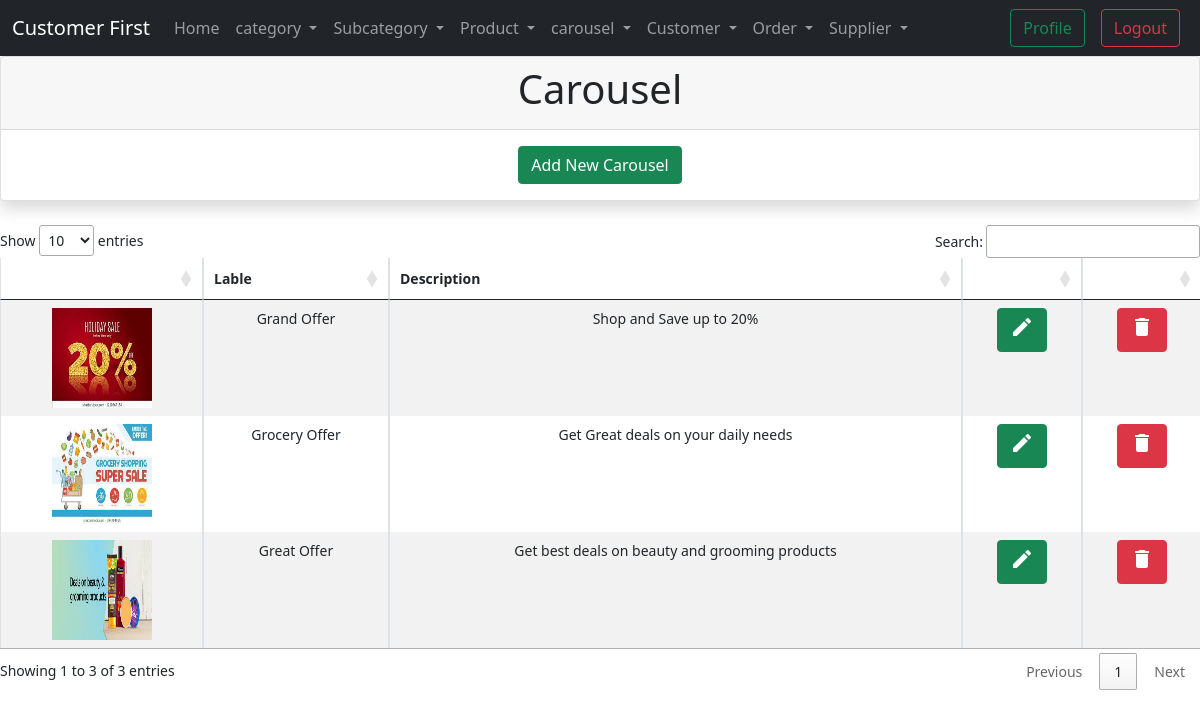
The page /admin/carousel.php (signed in) on the database its author committed.
### tables this page shows
CREATE TABLE carousel (
  id int(11) NOT NULL,
  clable varchar(150) NOT NULL,
  cdisc varchar(250) NOT NULL,
  image varchar(150) NOT NULL
);

### admin/carousel.php (the view, shortened to what this page needs)
<?php
require("common/database.php");
$query = "SELECT * FROM `carousel`";
$carousel = mysqli_query($con, $query);
$carousel = mysqli_fetch_all($carousel, MYSQLI_ASSOC);
?>
<!DOCTYPE html>
<html lang="en">
<head>
    <link href="https://cdn.jsdelivr.net/npm/bootstrap@5.0.0-beta2/dist/css/bootstrap.min.css" rel="stylesheet">
    <link rel="stylesheet" type="text/css" href="https://cdn.datatables.net/1.10.24/css/jquery.dataTables.css">
</head>
<body>
    <?php require("common/navbar.php"); ?>
    <div class="text-center small">
        <div class="card mb-4 shadow">
            <div class="card-header">
                <h1>Carousel</h1>
            </div>
            <div class="card-body">
                <button type="button" class="btn btn-success" data-bs-toggle="modal" data-bs-target="#addcarousel">
                    Add New Carousel
                </button>
            </div>
        </div>
        <div class="table-responsive">
            <table id="carouseltable" class="table table-striped table-hover table-bordered text-wrap">
                <thead>
                    <tr>
                        <th scope="col"></th>
                        <th scope="col">Lable</th>
                        <th scope="col">Description</th>
                        <th scope="col"></th>
                        <th scope="col"></th>
                    </tr>
                </thead>
                <tbody>
                    <?php
                    foreach ($carousel as $ca) {
                        $clable = $ca['clable'];
                        $cdisc = $ca["cdisc"];
                        $id = $ca['id'];
                        $image = $ca['image'];
                        echo
                        '<tr>
                        <td style="display: none">' . $id . '</td>
                        <td><img src="../images/carousel/' . $image . '" alt="..." height="100px" width="100px"></td>
                        <td>' . $clable . '</td>
                        <td>' . $cdisc . '</td>
                        <td><button type="button" class="btn btn-success" onclick="editcarousel(this)" data-bs-toggle="modal" data-bs-target="#editcarousel"><span class="material-icons">edit</span></button></td>
                        <td><button type="button" class="btn btn-danger" onclick="deletecarousel(this)" data-bs-toggle="modal" data-bs-target="#deletecarousel"><span class="material-icons">delete</span></button></td>
                    </tr>';
                    }
                    ?>
                </tbody>
            </table>
        </div>
    </div>
</body>
</html>

### admin/common/navbar.php (shortened to what this page needs)
<nav class="navbar navbar-expand-lg navbar-dark bg-dark sticky-top">
    <div class="container-fluid">
        <a class="navbar-brand" href="index.php">Customer First</a>
        <div class="collapse navbar-collapse" id="navbarSupportedContent">
            <ul class="navbar-nav me-auto mb-2 mb-lg-0">
                <li class="nav-item">
                    <a class="nav-link" aria-current="page" href="index.php">Home</a>
                </li>
                <li class="nav-item dropdown">
                    <a class="nav-link dropdown-toggle" href="#" id="navbarDropdown" role="button"
                        data-bs-toggle="dropdown" aria-expanded="false">
                        category
                    </a>
                </li>
                <li class="nav-item dropdown">
                    <a class="nav-link dropdown-toggle" href="#" id="navbarDropdown" role="button"
                        data-bs-toggle="dropdown" aria-expanded="false">
                        Subcategory
                    </a>
                </li>
                <li class="nav-item dropdown">
                    <a class="nav-link dropdown-toggle" href="#" id="navbarDropdown" role="button"
                        data-bs-toggle="dropdown" aria-expanded="false">
                        Product
                    </a>
                </li>
                <li class="nav-item dropdown">
                    <a class="nav-link dropdown-toggle" href="#" id="navbarDropdown" role="button"
                        data-bs-toggle="dropdown" aria-expanded="false">
                        carousel
                    </a>
                </li>
                <li class="nav-item dropdown">
                    <a class="nav-link dropdown-toggle" href="#" id="navbarDropdown" role="button"
                        data-bs-toggle="dropdown" aria-expanded="false">
                        Customer
                    </a>
                </li>
                <li class="nav-item dropdown">
                    <a class="nav-link dropdown-toggle" href="#" id="navbarDropdown" role="button"
                        data-bs-toggle="dropdown" aria-expanded="false">
                        Order
                    </a>
                </li>
                <li class="nav-item dropdown">
                    <a class="nav-link dropdown-toggle" href="#" id="navbarDropdown" role="button"
                        data-bs-toggle="dropdown" aria-expanded="false">
                        Supplier
                    </a>
                </li>
            </ul>
            <div class="d-flex">
                <?php
                if (isset($_SESSION['adminid'])) {
                    echo '<a href="profile.php"><button class="btn btn-outline-success mx-2" type="button" name="profile">Profile</button></a>
                    <a href="logout.php"><button class="btn btn-outline-danger mx-2" type="button" name="logout">Logout</button></a>';
                } else {
                    echo '<a href="login.php"><button class="btn btn-outline-success mx-2" type="button" name="login">Login</button></a>';
                } ?>
            </div>
        </div>
    </div>
</nav>

### rows shown on the page
carousel: image (picture), clable "Grand Offer", cdisc "Shop and Save up to 20%"
carousel: image (picture), clable "Grocery Offer", cdisc "Get Great deals on your daily needs"
carousel: image (picture), clable "Great Offer", cdisc "Get best deals on beauty and grooming products"
